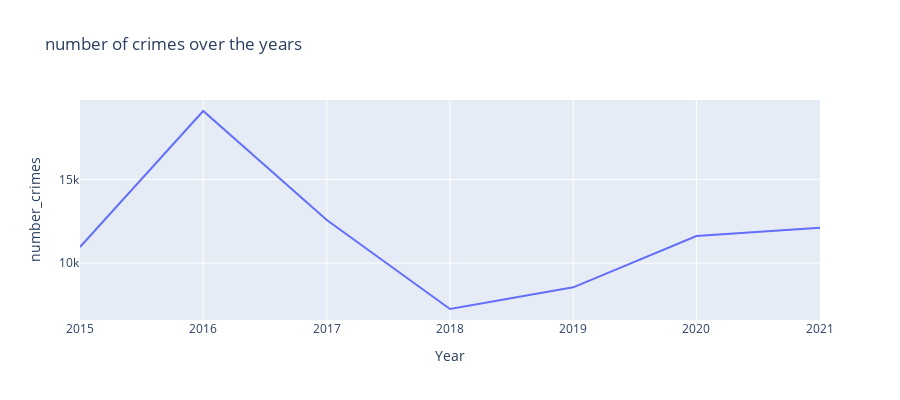

The notebook cell this image was saved under:
### Code cell
fig = px.line(df_municipality, x='Year', y='number_crimes', title='number of crimes over the years', width=900, height=400)
fig.show()

### Figure 1 — Plotly figure (JSON) as saved in the notebook; plotly's stock layout.template omitted (floating-point values rounded to 4 significant figures)
{"data": [{"hovertemplate": "Year=%{x}<br>number_crimes=%{y}<extra></extra>", "legendgroup": "", "line": {"color": "#636efa", "dash": "solid"}, "marker": {"symbol": "circle"}, "mode": "lines", "name": "", "orientation": "v", "showlegend": false, "type": "scatter", "x": ["2015-01-01T00:00:00", "2016-01-01T00:00:00", "2017-01-01T00:00:00", "2018-01-01T00:00:00", "2019-01-01T00:00:00", "2020-01-01T00:00:00", "2021-01-01T00:00:00"], "xaxis": "x", "y": [10955, 19092, 12579, 7255, 8550, 11615, 12111], "yaxis": "y"}], "layout": {"height": 400, "legend": {"tracegroupgap": 0}, "title": {"text": "number of crimes over the years"}, "width": 900, "xaxis": {"anchor": "y", "domain": [0, 1], "title": {"text": "Year"}}, "yaxis": {"anchor": "x", "domain": [0, 1], "title": {"text": "number_crimes"}}}}
